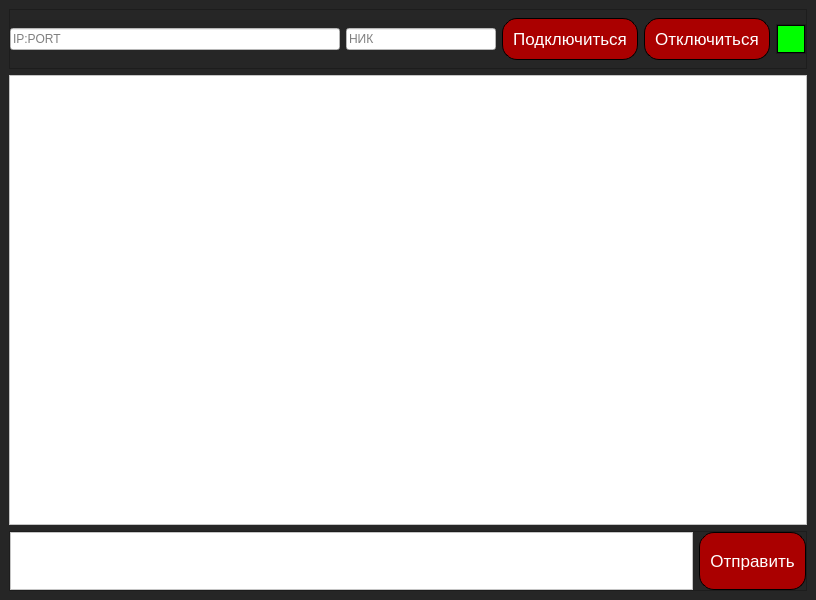
<?xml version="1.0" encoding="UTF-8"?>
<ui version="4.0">
 <class>MainWindow</class>
 <widget class="QMainWindow" name="MainWindow">
  <property name="geometry">
   <rect>
    <x>0</x>
    <y>0</y>
    <width>816</width>
    <height>600</height>
   </rect>
  </property>
  <property name="windowTitle">
   <string>UI CHAT</string>
  </property>
  <property name="styleSheet">
   <string notr="true">background-color: rgb(38, 38, 38);</string>
  </property>
  <widget class="QWidget" name="centralwidget">
   <property name="styleSheet">
    <string notr="true">font: 16pt &quot;Segoe UI&quot;;</string>
   </property>
   <layout class="QVBoxLayout" name="verticalLayout">
    <item>
     <widget class="QFrame" name="frame">
      <property name="minimumSize">
       <size>
        <width>0</width>
        <height>60</height>
       </size>
      </property>
      <property name="maximumSize">
       <size>
        <width>16777215</width>
        <height>60</height>
       </size>
      </property>
      <property name="styleSheet">
       <string notr="true">QPushButton{
	background-color: rgb(170, 0, 0);
	color: rgb(255, 255, 255);	
	border: 1px solid black;
	border-radius: 15px;
	font-size: 13pt;
	padding: 10px;
}

QPushButton:hover{
	background-color: rgb(129, 0, 0);
}

QPushButton:pressed{
	background-color: rgb(100, 0, 0);
}</string>
      </property>
      <property name="frameShape">
       <enum>QFrame::StyledPanel</enum>
      </property>
      <property name="frameShadow">
       <enum>QFrame::Raised</enum>
      </property>
      <layout class="QHBoxLayout" name="horizontalLayout">
       <property name="leftMargin">
        <number>0</number>
       </property>
       <property name="topMargin">
        <number>0</number>
       </property>
       <property name="rightMargin">
        <number>0</number>
       </property>
       <property name="bottomMargin">
        <number>0</number>
       </property>
       <item>
        <widget class="QLineEdit" name="lineEdit">
         <property name="styleSheet">
          <string notr="true">background-color: rgb(255, 255, 255);</string>
         </property>
         <property name="placeholderText">
          <string>IP:PORT</string>
         </property>
        </widget>
       </item>
       <item>
        <widget class="QLineEdit" name="lineEdit_2">
         <property name="minimumSize">
          <size>
           <width>150</width>
           <height>0</height>
          </size>
         </property>
         <property name="maximumSize">
          <size>
           <width>150</width>
           <height>16777215</height>
          </size>
         </property>
         <property name="styleSheet">
          <string notr="true">background-color: rgb(255, 255, 255);</string>
         </property>
         <property name="placeholderText">
          <string>НИК</string>
         </property>
        </widget>
       </item>
       <item>
        <widget class="QPushButton" name="pushButton">
         <property name="text">
          <string>Подключиться</string>
         </property>
        </widget>
       </item>
       <item>
        <widget class="QPushButton" name="pushButton_3">
         <property name="text">
          <string>Отключиться</string>
         </property>
        </widget>
       </item>
       <item>
        <widget class="QFrame" name="frame_3">
         <property name="minimumSize">
          <size>
           <width>30</width>
           <height>30</height>
          </size>
         </property>
         <property name="maximumSize">
          <size>
           <width>30</width>
           <height>30</height>
          </size>
         </property>
         <property name="styleSheet">
          <string notr="true">QPushButton{
background-color: rgb(0, 255, 0);

}

QPushButton:hover{
background-color: rgb(0, 204, 0);
}

QPushButton:pressed{
background-color: rgb(0, 102, 0);

}</string>
         </property>
         <property name="frameShape">
          <enum>QFrame::StyledPanel</enum>
         </property>
         <property name="frameShadow">
          <enum>QFrame::Raised</enum>
         </property>
         <layout class="QVBoxLayout" name="verticalLayout_2">
          <property name="spacing">
           <number>0</number>
          </property>
          <property name="leftMargin">
           <number>0</number>
          </property>
          <property name="topMargin">
           <number>0</number>
          </property>
          <property name="rightMargin">
           <number>0</number>
          </property>
          <property name="bottomMargin">
           <number>0</number>
          </property>
          <item>
           <widget class="QPushButton" name="pushButton_4">
            <property name="styleSheet">
             <string notr="true"/>
            </property>
            <property name="text">
             <string/>
            </property>
           </widget>
          </item>
         </layout>
        </widget>
       </item>
      </layout>
     </widget>
    </item>
    <item>
     <widget class="QListWidget" name="listWidget">
      <property name="sizePolicy">
       <sizepolicy hsizetype="Expanding" vsizetype="Expanding">
        <horstretch>0</horstretch>
        <verstretch>0</verstretch>
       </sizepolicy>
      </property>
      <property name="styleSheet">
       <string notr="true">background-color: rgb(255, 255, 255);
font-size: 14pt;
padding: 10px;</string>
      </property>
      <property name="verticalScrollBarPolicy">
       <enum>Qt::ScrollBarAsNeeded</enum>
      </property>
      <property name="horizontalScrollBarPolicy">
       <enum>Qt::ScrollBarAsNeeded</enum>
      </property>
      <property name="sizeAdjustPolicy">
       <enum>QAbstractScrollArea::AdjustIgnored</enum>
      </property>
      <property name="isWrapping" stdset="0">
       <bool>false</bool>
      </property>
      <property name="spacing">
       <number>5</number>
      </property>
      <property name="wordWrap">
       <bool>false</bool>
      </property>
     </widget>
    </item>
    <item>
     <widget class="QFrame" name="frame_2">
      <property name="minimumSize">
       <size>
        <width>0</width>
        <height>60</height>
       </size>
      </property>
      <property name="maximumSize">
       <size>
        <width>16777215</width>
        <height>60</height>
       </size>
      </property>
      <property name="styleSheet">
       <string notr="true">QPushButton{
	background-color: rgb(170, 0, 0);
	color: rgb(255, 255, 255);	
	border: 1px solid black;
	border-radius: 15px;
	font-size: 13pt;
	padding: 10px;
}

QPushButton:hover{
	background-color: rgb(129, 0, 0);
}

QPushButton:pressed{
	background-color: rgb(100, 0, 0);
}</string>
      </property>
      <property name="frameShape">
       <enum>QFrame::StyledPanel</enum>
      </property>
      <property name="frameShadow">
       <enum>QFrame::Raised</enum>
      </property>
      <layout class="QHBoxLayout" name="horizontalLayout_2">
       <property name="leftMargin">
        <number>0</number>
       </property>
       <property name="topMargin">
        <number>0</number>
       </property>
       <property name="rightMargin">
        <number>0</number>
       </property>
       <property name="bottomMargin">
        <number>0</number>
       </property>
       <item>
        <widget class="QPlainTextEdit" name="plainTextEdit">
         <property name="styleSheet">
          <string notr="true">background-color: rgb(255, 255, 255);
font-size: 14pt;</string>
         </property>
         <property name="plainText">
          <string/>
         </property>
         <property name="placeholderText">
          <string>Введите текст</string>
         </property>
        </widget>
       </item>
       <item>
        <widget class="QPushButton" name="pushButton_2">
         <property name="minimumSize">
          <size>
           <width>0</width>
           <height>58</height>
          </size>
         </property>
         <property name="text">
          <string>Отправить</string>
         </property>
        </widget>
       </item>
      </layout>
     </widget>
    </item>
   </layout>
  </widget>
 </widget>
 <resources/>
 <connections/>
</ui>
